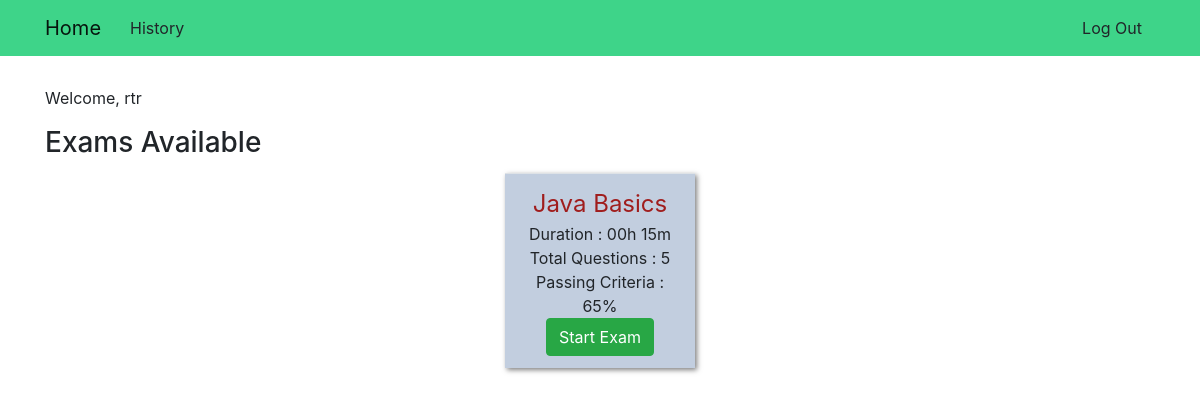
/ (signed in), run on an earlier commit of the app's database.
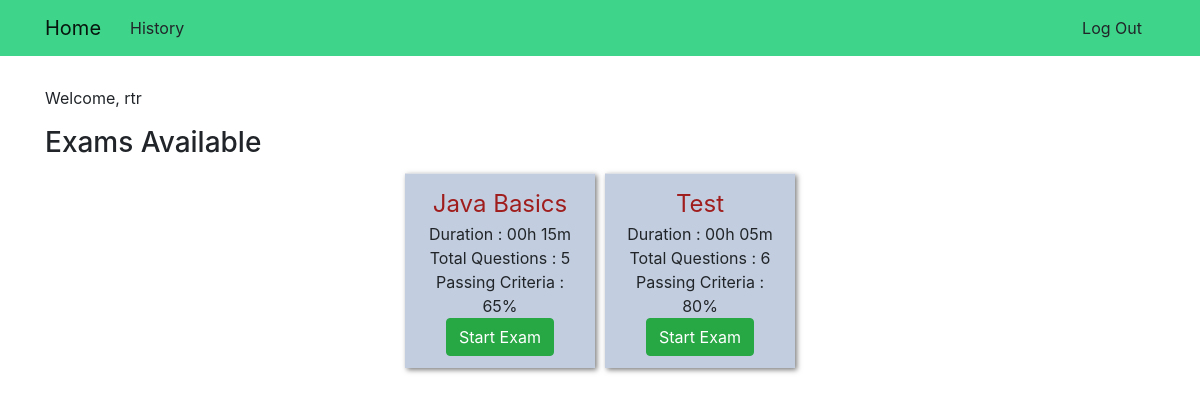
And on a later commit of the database.
### exam_app/models.py (models this page shows, shortened)
class Exam(models.Model):
    name = models.TextField()
    question_count = models.PositiveSmallIntegerField()
    questions = models.ManyToManyField(Question)
    time = models.TimeField()
    passing_percentage = models.PositiveSmallIntegerField(
        validators=[MaxValueValidator(100), MinValueValidator(1)])

### exam_app/views.py (the view)
# urls.py: url(r'^$', views.HomeView.as_view(), name='home'),
class HomeView(TemplateView):
    template_name = 'exam_app/home.html'
    def get_context_data(self, **kwargs):
        if self.request.user.is_authenticated:
            if not self.request.user.is_superuser:
                kwargs['exam_list'] = models.Exam.objects.all().order_by('pk')
        return super(HomeView, self).get_context_data(**kwargs)

### exam_app/templates/exam_app/home.html
{% extends "base.html" %}
{% block body_block %}
{% if user.is_authenticated %}
{% if user.is_superuser %}
<p>Welcome, {{user}}. You are an admin</p>
{% include "exam_app/_admin_home.html" %}
{% else %}
<p>Welcome, {{user}}</p>
{% include "exam_app/_user_home.html" %}
{% endif %}
{% else %}
<p>This is a simple Exam Tool. An adminstrator can create a question bank and setup exam. A user can select an exam and
    solve it. Login to Continue...</p>
{% endif %}
{% endblock %}

### exam_app/templates/exam_app/_user_home.html (shortened to what this page needs)
<h3>Exams Available</h3>
<table class="table">
    <tr class="row justify-content-md-center">
        {% for exam in exam_list %}
        <td class="col-lg-2 col-md-3 card-block exam-card">
            <span class="exam-title">{{ exam.name }}</span>
            <br>
            <span>Duration : {{ exam.time|time:"H\h i\m" }}</span>
            <br>
            <span>Total Questions : {{ exam.question_count }}</span>
            <br>
            <span>Passing Criteria : {{ exam.passing_percentage }}%</span>
            <br>
            <input type="button" class="btn btn-success" value="Start Exam" data-toggle="modal"
                data-target="#confirmModal" data-exam-name="{{exam.name}}" data-exam-id="{{exam.pk}}">
        </td>
        {% endfor %}
    </tr>
</table>

What changed in the data, as far as the page shows it:
added Exam: name "Test", time "00h 05m", question_count "6", passing_percentage "80"
